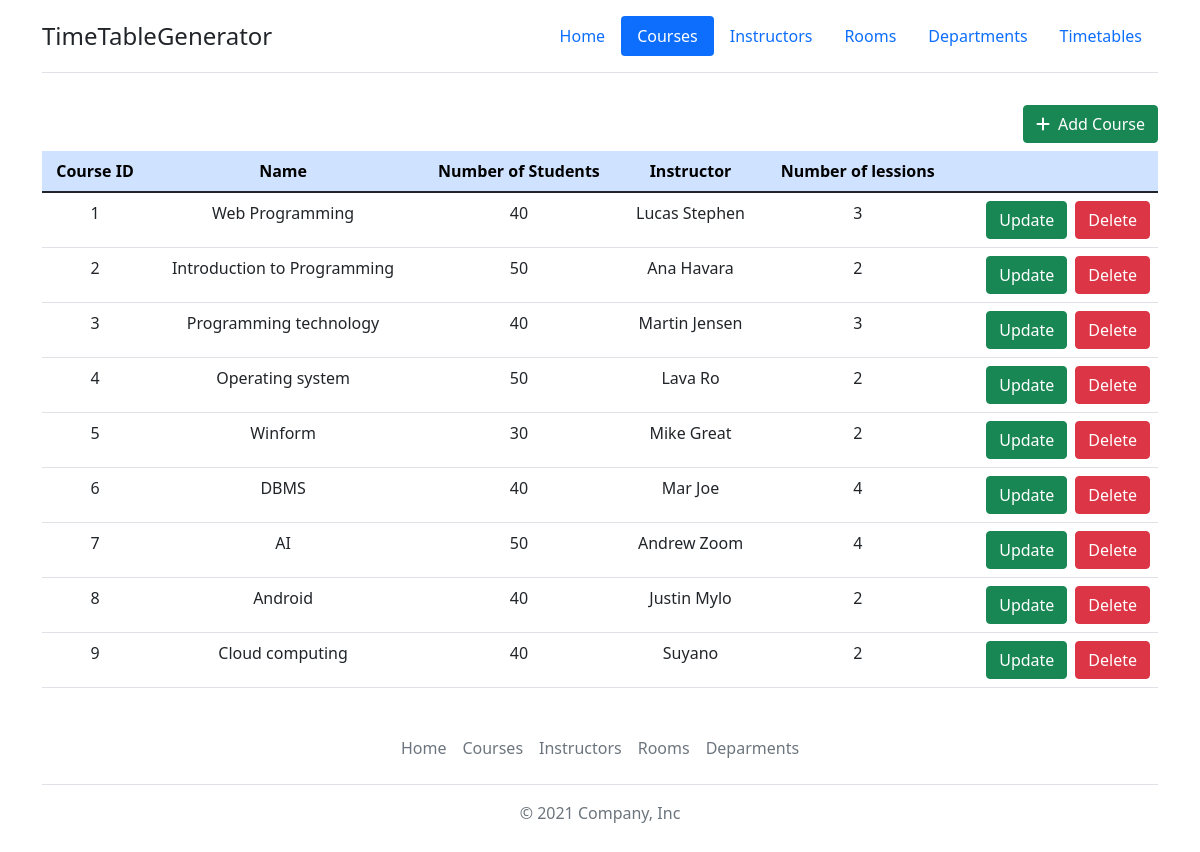
The app's page /timetable/list-courses/, older data.
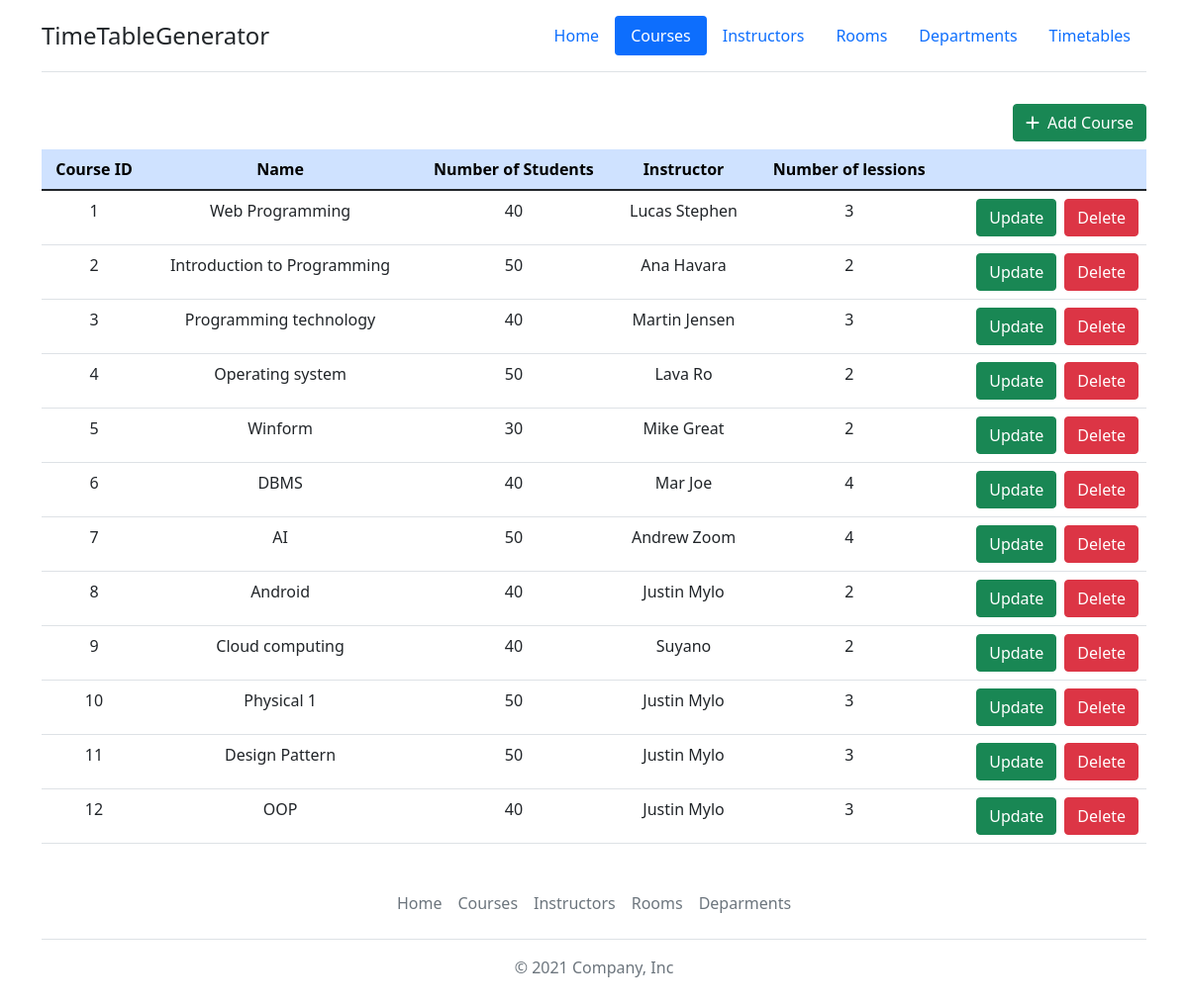
The same page, newer data.
### Timetable/models.py (models this page shows, shortened)
class Course(models.Model):
    course_id = models.AutoField(primary_key=True)
    name = models.CharField(max_length=50)
    number_of_students = models.IntegerField()
    number_of_lessions_per_week = models.IntegerField(default=1)
    instructors = models.ForeignKey(Instructor, on_delete=models.CASCADE, null=True, blank=True)

class Instructor(models.Model):
    inst_id = models.AutoField(primary_key=True)
    name = models.CharField(max_length=50)
    def __str__(self):
        return self.name

### Timetable/views.py (the view)
# urls.py: path('list-courses/', views.listCourses, name='courses'),
def listCourses(request):
    courses = Course.objects.all()
    context = {'courses': courses}
    return render(request, 'courses.html', context)

### Timetable/templates/courses.html (shortened to what this page needs)
{% extends 'base.html' %}
{% load static %}
{% block navbar %}
<header class="d-flex flex-wrap justify-content-center py-3 mb-4 border-bottom">
    <a href="{% url 'home' %}" class="d-flex align-items-center mb-3 mb-md-0 me-md-auto text-dark text-decoration-none">
        <span class="fs-4">TimeTableGenerator</span>
    </a>
    <ul class="nav nav-pills">
        <li class="nav-item"><a href="{% url 'home' %}" class="nav-link">Home</a></li>
        <li class="nav-item"><a href="{% url 'courses' %}" class="nav-link active" aria-current="page">Courses</a></li>
        <li class="nav-item"><a href="{% url 'instructors' %}" class="nav-link">Instructors</a></li>
        <li class="nav-item"><a href="{% url 'rooms' %}" class="nav-link">Rooms</a></li>
        <li class="nav-item"><a href="{% url 'departments' %}" class="nav-link">Departments</a></li>
        <li calss="nav-item"><a href="{% url 'timetables' %}" class="nav-link">Timetables</a></li>
    </ul>
</header>
{% endblock %}
{% block content %}
<div class="container" style="min-height: 70vh;">
    <div class="table-responsive-lg">
        <a href="{% url 'addCourse' %}" class="btn btn-success float-end my-2"><i class="fas fa-plus me-2"></i>Add Course</a>
        <table class="table table-hover">
            <thead>
                <tr class="table-primary">
                    <th class="text-center" scope="col">Course ID</th>
                    <th class="text-center" scope="col">Name</th>
                    <th class="text-center" scope="col">Number of Students</th>
                    <th class="text-center" scope="col">Instructor</th>
                    <th class="text-center" scope="col">Number of lessions</th>
                    <th scope="col"> </th>
                </tr>
            </thead>
            <tbody>
                {% for course in courses %}
                    <tr>
                        <td class="text-center">{{ course.course_id }}</td>
                        <td class="text-center">{{ course.name }}</td>
                        <td class="text-center">{{ course.number_of_students }}</td>
                        <td class="text-center">{{ course.instructors }}</td>
                        <td class="text-center">{{ course.number_of_lessions_per_week }}</td>
                        <td>
                            <div class="d-flex justify-content-end">
                                <a class="btn btn-success me-2" href="{% url 'updateCourse' course.course_id %}">Update</a>
                                <form action="{% url 'deleteCourse' course.course_id %}" method="POST">
                                    <button class="btn btn-danger" type="submit">Delete</button>
                                </form>
                            </div>
                        </td>
                    </tr>
                {% endfor %}
            </tbody>
        </table>
    </div>
</div>
{% endblock %}

Row changes from the older to the newer data that the page shows:
added Course: course_id "10", name "Physical 1", number_of_students "50", instructors "Justin Mylo", number_of_lessions_per_week "3"
added Course: course_id "11", name "Design Pattern", number_of_students "50", instructors "Justin Mylo", number_of_lessions_per_week "3"
added Course: course_id "12", name "OOP", number_of_students "40", instructors "Justin Mylo", number_of_lessions_per_week "3"
